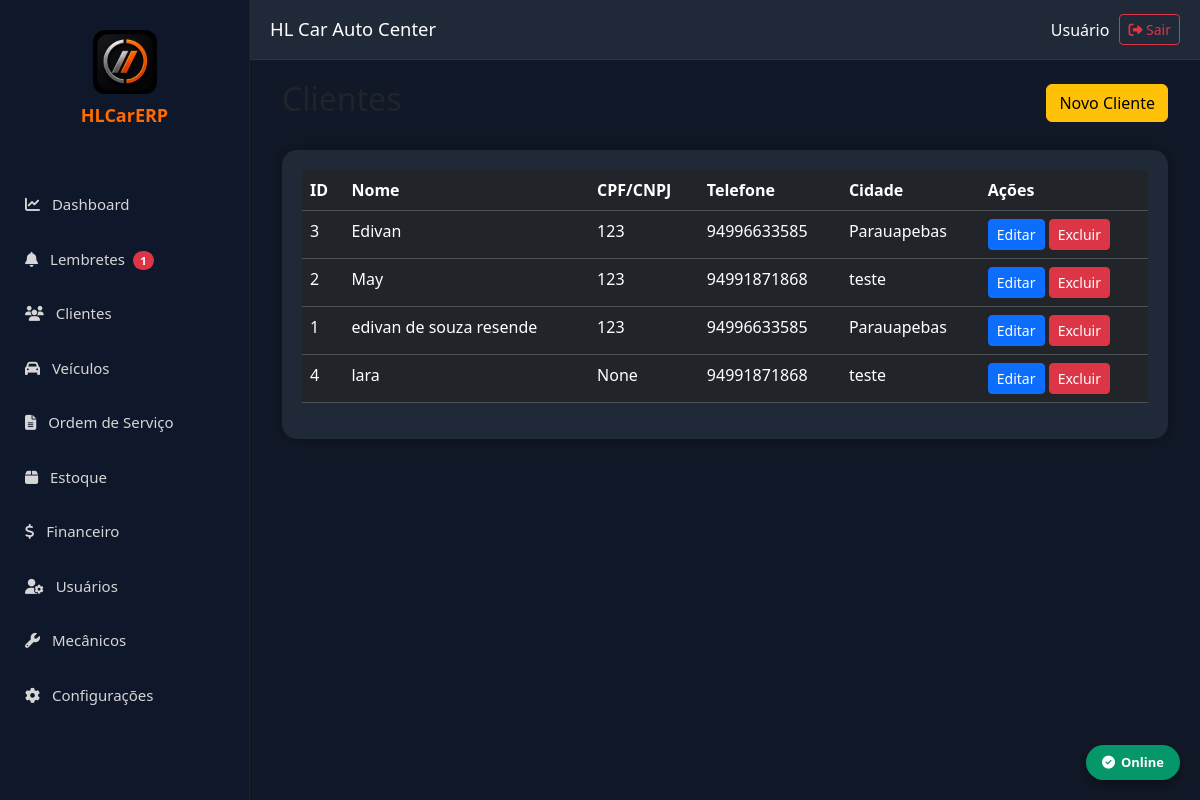
The app's page /clientes (signed in) with its own data.
### models.py (models this page shows)
class Cliente(db.Model):
    __tablename__ = "clientes"
    id = db.Column(db.Integer, primary_key=True)
    empresa_id = db.Column(db.Integer, db.ForeignKey("empresas.id"), nullable=False, index=True)
    nome = db.Column(db.String(200), nullable=False)
    tipo = db.Column(db.String(20), default="FISICA")
    cpf_cnpj = db.Column(db.String(20))
    rg_ie = db.Column(db.String(30))
    telefone = db.Column(db.String(30))
    whatsapp = db.Column(db.String(30))
    email = db.Column(db.String(150))
    cep = db.Column(db.String(15))
    endereco = db.Column(db.String(200))
    numero = db.Column(db.String(20))
    complemento = db.Column(db.String(100))
    bairro = db.Column(db.String(100))
    cidade = db.Column(db.String(100))
    estado = db.Column(db.String(2))
    observacoes = db.Column(db.Text)
    data_nascimento = db.Column(db.Date, nullable=True)
    ativo = db.Column(db.Boolean, default=True, nullable=False)
    criado_em = db.Column(db.DateTime, default=datetime.utcnow, nullable=False)
    alterado_em = db.Column(db.DateTime, default=datetime.utcnow, onupdate=datetime.utcnow)
    empresa = db.relationship("Empresa")
    __table_args__ = (
        Index("idx_cliente_nome", "empresa_id", "nome"),
        Index("idx_cliente_cpf", "empresa_id", "cpf_cnpj"),
    )

### app.py (the view)
@app.route("/clientes")
@login_required
def clientes():
    lista_clientes = Cliente.query.order_by(Cliente.nome).all()
    return render_template("clientes.html", clientes=lista_clientes)

### app.py (called while the page is built)
def login_required(f):
    @wraps(f)
    def decorated_function(*args, **kwargs):
        if "usuario_id" not in session:
            return redirect("/login")
        return f(*args, **kwargs)
    return decorated_function

### templates/clientes.html (shortened to what this page needs)
{% extends "base.html" %}
{% block conteudo %}
<div class="container-fluid">
    <div class="d-flex justify-content-between align-items-center mb-4">
        <h2>Clientes</h2>
        <a href="/clientes/novo" class="btn btn-warning">
            Novo Cliente
        </a>
    </div>
    <div class="card-dashboard">
        <table class="table table-dark table-hover">
            <thead>
                <tr>
                    <th>ID</th>
                    <th>Nome</th>
                    <th>CPF/CNPJ</th>
                    <th>Telefone</th>
                    <th>Cidade</th>
                    <th>Ações</th>
                </tr>
            </thead>
            <tbody>
                {% for cliente in clientes %}
                <tr>
                    <td>{{ cliente.id }}</td>
                    <td>{{ cliente.nome }}</td>
                    <td>{{ cliente.cpf_cnpj }}</td>
                    <td>{{ cliente.telefone }}</td>
                    <td>{{ cliente.cidade }}</td>
                    <td>
                        <a href="/clientes/editar/{{ cliente.id }}"
                           class="btn btn-sm btn-primary">
                            Editar
                        </a>
                        <a href="/clientes/excluir/{{ cliente.id }}"
                           class="btn btn-sm btn-danger"
                           onclick="return confirm('Deseja realmente excluir este cliente?')">
                            Excluir
                        </a>
                    </td>
                </tr>
                {% endfor %}
            </tbody>
        </table>
    </div>
</div>
{% endblock %}

### templates/base.html (style rules this page uses)
* { margin:0; padding:0; box-sizing:border-box; font-family:Segoe UI,Tahoma,Geneva,Verdana,sans-serif; }
body { background:#111827; overflow-x:hidden; }
.card-dashboard { background:#1f2937; border-radius:15px; padding:20px; color:white; box-shadow:0 0 15px rgba(0,0,0,.35); transition:.3s; }
.table-dark th, .table-dark td { white-space:nowrap; }

### records on screen
Cliente: id "3", nome "Edivan", cpf_cnpj "123", telefone "94996633585", cidade "Parauapebas"
Cliente: id "2", nome "May", cpf_cnpj "123", telefone "94991871868", cidade "teste"
Cliente: id "1", nome "edivan de souza resende", cpf_cnpj "123", telefone "94996633585", cidade "Parauapebas"
Cliente: id "4", nome "lara", cpf_cnpj "None", telefone "94991871868", cidade "teste"

### other values on screen
{{ lembretes_pendentes }} "1"
{{ session.get('usuario_nome', 'Usuário') }} "Usuário"
